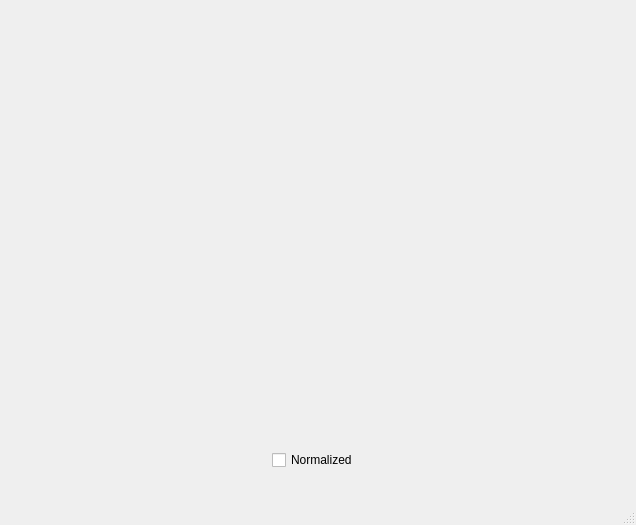
<?xml version="1.0" encoding="UTF-8"?>
<ui version="4.0">
 <class>MainWindow</class>
 <widget class="QMainWindow" name="MainWindow">
  <property name="geometry">
   <rect>
    <x>0</x>
    <y>0</y>
    <width>636</width>
    <height>525</height>
   </rect>
  </property>
  <property name="windowTitle">
   <string>MainWindow</string>
  </property>
  <widget class="QWidget" name="centralwidget">
   <widget class="QWidget" name="verticalLayoutWidget">
    <property name="geometry">
     <rect>
      <x>9</x>
      <y>-1</y>
      <width>611</width>
      <height>471</height>
     </rect>
    </property>
    <layout class="QVBoxLayout" name="verticalLayout">
     <item>
      <widget class="QWidget" name="main_frame" native="true"/>
     </item>
     <item>
      <layout class="QHBoxLayout" name="horizontalLayout">
       <item>
        <spacer name="horizontalSpacer">
         <property name="orientation">
          <enum>Qt::Horizontal</enum>
         </property>
         <property name="sizeHint" stdset="0">
          <size>
           <width>40</width>
           <height>20</height>
          </size>
         </property>
        </spacer>
       </item>
       <item>
        <widget class="QCheckBox" name="normalized">
         <property name="text">
          <string>Normalized</string>
         </property>
        </widget>
       </item>
       <item>
        <spacer name="horizontalSpacer_2">
         <property name="orientation">
          <enum>Qt::Horizontal</enum>
         </property>
         <property name="sizeHint" stdset="0">
          <size>
           <width>40</width>
           <height>20</height>
          </size>
         </property>
        </spacer>
       </item>
      </layout>
     </item>
    </layout>
   </widget>
  </widget>
  <widget class="QMenuBar" name="menubar">
   <property name="geometry">
    <rect>
     <x>0</x>
     <y>0</y>
     <width>636</width>
     <height>27</height>
    </rect>
   </property>
  </widget>
  <widget class="QStatusBar" name="statusbar"/>
 </widget>
 <resources/>
 <connections/>
</ui>
